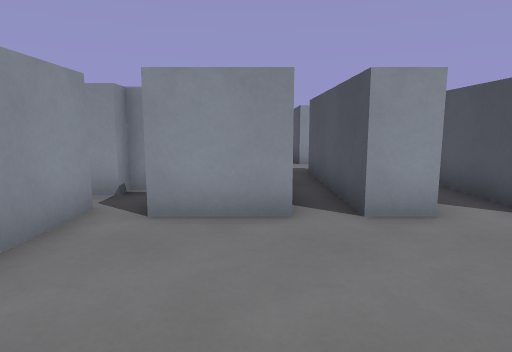
[1] (above)

22 first-person views from a walk through a level from a Godot 3-D game. The camera is 1.2 m above the floor, tilts 8° down and sees 75° across. The floor is counted in squares, 1 m on a side. Each view is taken from the middle of a square. On the plan, view 1 faces up. The plan holds only what a view shows up to about 14 squares ahead; the rest is blank. Surface patterns are stand-ins for the level's own textures.

[2]
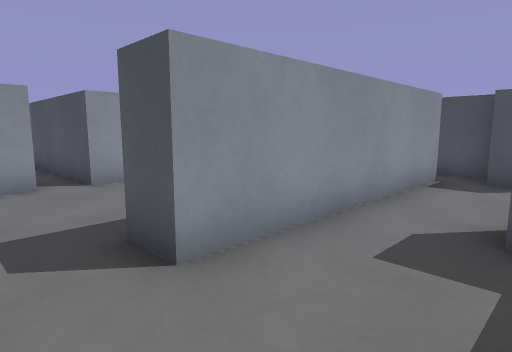

[3]
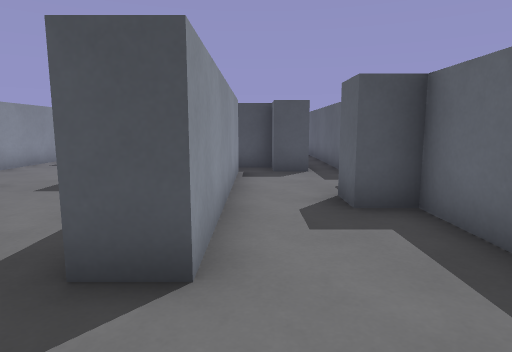

[4]
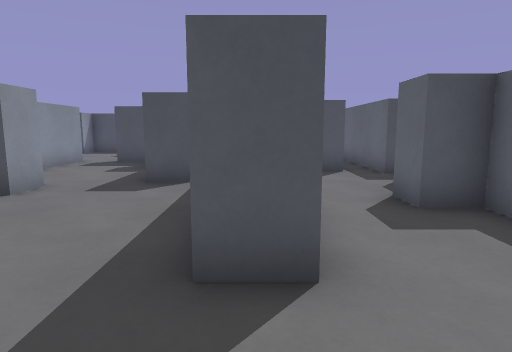

[5]
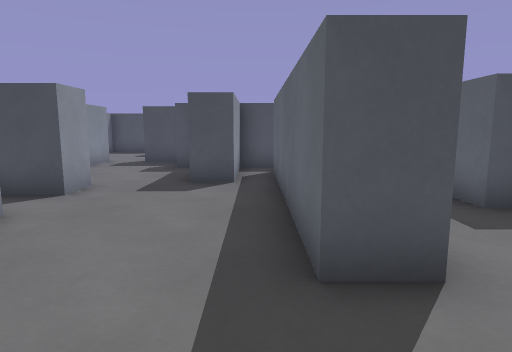

[6]
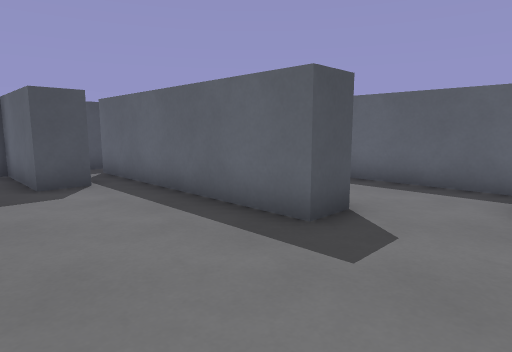

[7]
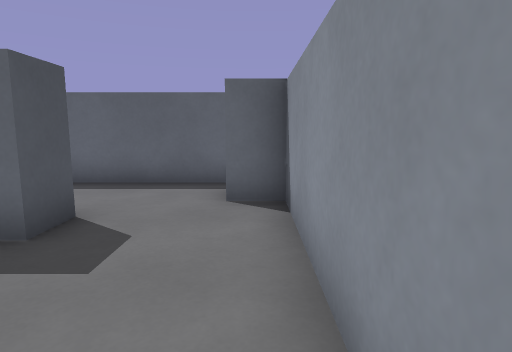

[8]
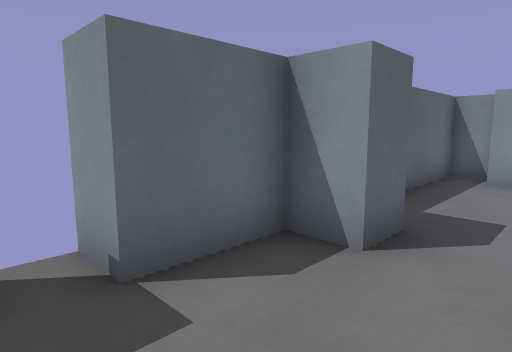

[9]
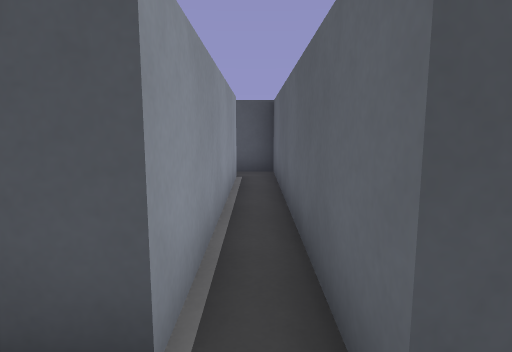

[10]
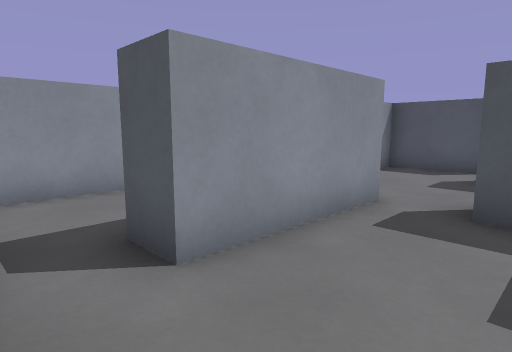

[11]
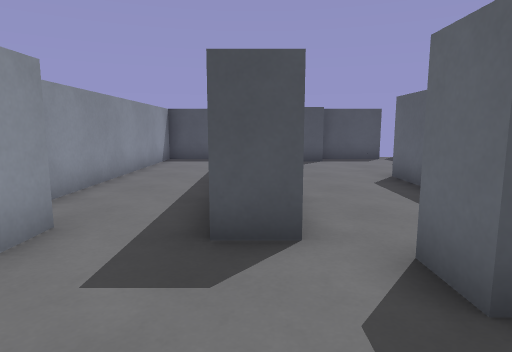

[12]
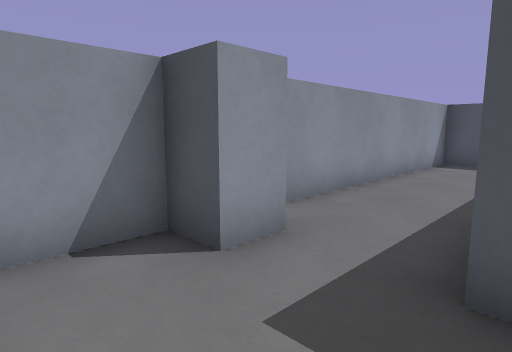

[13]
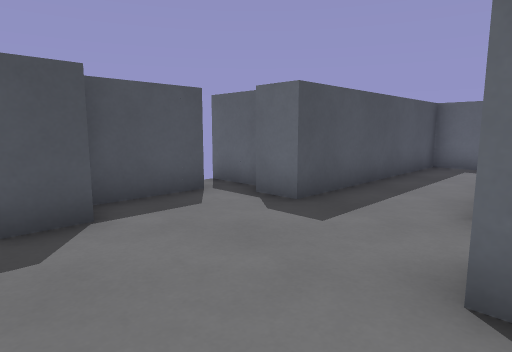

[14]
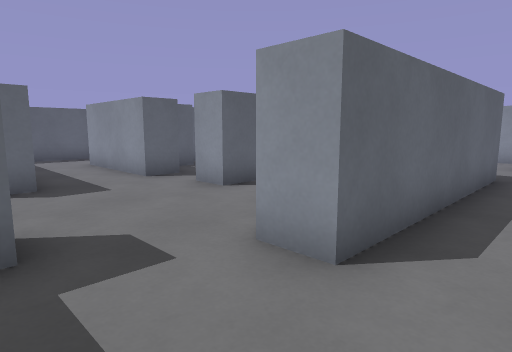

[15]
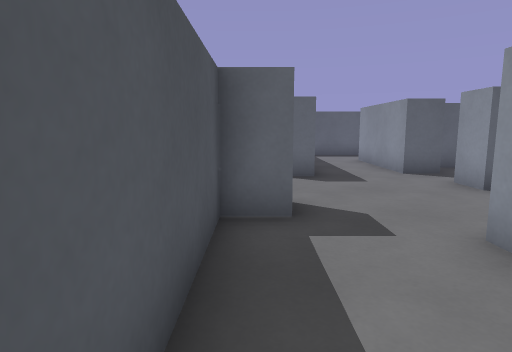

[16]
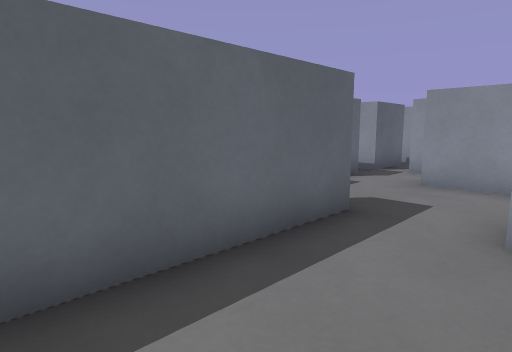

[17]
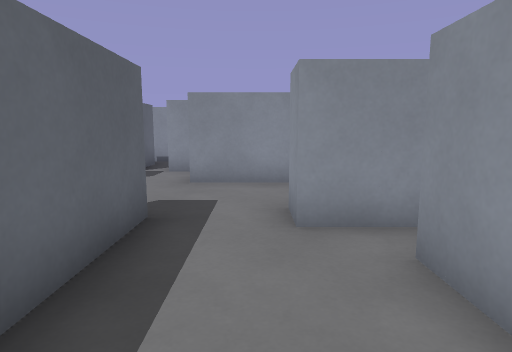

[18]
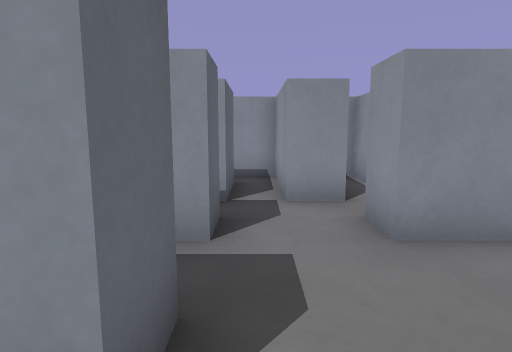

[19]
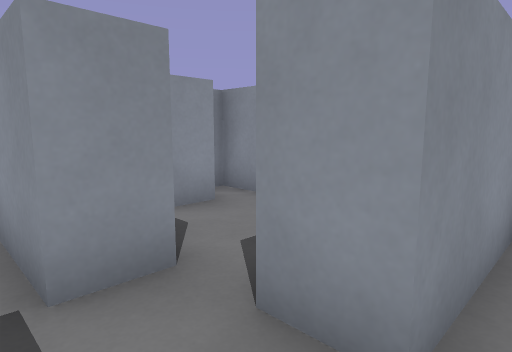

[20]
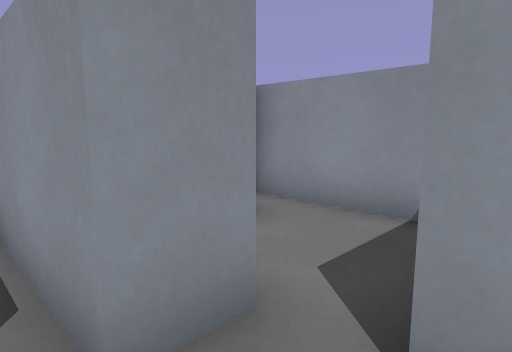

[21]
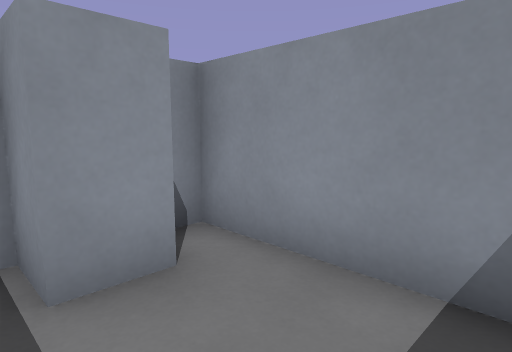

[22]
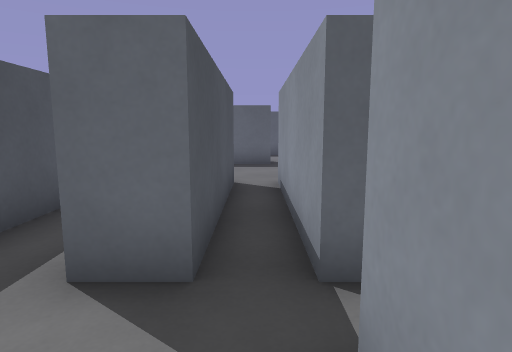

### Floor plan
Ten units are one square. View 1 is at (0, 0); x grows to the right and y downward. Boxes are objects, and circles mark ways between rooms. Rooms are numbered by the first view taken in them; rooms with no view inside come last. Other rooms are left out.
<svg viewBox="-30 -156 200 201">
<path fill="none" stroke="#000" d="M26 -45 15 -45M50 -45 40 -45M5 -45 -15 -45M76 5 5 5 5 -5 75 -5M81 -15 55 -15 55 -25M-15 20 -15 25M69 35 145 35M-25 26 -25 35 30 35 30 25 40 25 40 35 60 35M-25 -50 -25 15 -15 15M145 25 75 25 75 15 85 15 85 -5M5 -116 5 -105 -15 -105M25 -115 15 -115 15 -134M-16 -95 5 -95 5 -45M8 -145 -25 -145 -25 -140M-15 -136 -15 -125 -25 -125M15 -45 15 -95 25 -95M55 -104 55 -115 125 -115 125 -105M60 -151 60 -135 50 -135 50 -145 34 -145M145 -95 155 -95 155 -145 70 -145M25 -141 25 -115M25 -95 25 -91M40 -45 40 -95 50 -95M100 -50 110 -50 110 -10M90 -75 105 -75 105 -65 95 -65M150 -50 165 -50M145 -84 145 -95M155 -59 155 -85 149 -85M65 -65 65 -75M79 -105 58 -105M50 -95 50 -91M101 15 135 15 135 -55 145 -55M55 -25 85 -25 85 -35 92 -35M95 -65 65 -65M100 -38 100 -50M85 -5 85 -15"/>
<circle cx="10" cy="-50" r="3" fill="#2a7"/>
<circle cx="30" cy="-50" r="3" fill="#2a7"/>
<circle cx="60" cy="-35" r="3" fill="#2a7"/>
<circle cx="65" cy="-10" r="3" fill="#2a7"/>
<circle cx="80" cy="0" r="3" fill="#2a7"/>
<circle cx="20" cy="-105" r="3" fill="#2a7"/>
<circle cx="135" cy="-100" r="3" fill="#2a7"/>
<circle cx="50" cy="-100" r="3" fill="#2a7"/>
<circle cx="100" cy="-60" r="3" fill="#2a7"/>
<circle cx="60" cy="-70" r="3" fill="#2a7"/>
<text x="30" y="-10">1</text>
<text x="10" y="-110">2</text>
<text x="90" y="-120">3</text>
<text x="110" y="-60">4</text>
<text x="70" y="-50">5</text>
<text x="80" y="-10">6</text>
</svg>
Room 1 opens to room 2. Room 1 opens to room 3. Room 1 opens to room 5. Room 1 opens to room 6. Room 2 opens to room 3. Room 3 opens to room 4. Room 4 opens to room 5.

Where each view was taken, in squares from view 1:
view 1: 0 up, 0 right, facing up
view 2: 3 down, 1 left, facing up-right
view 3: 1 down, 2 left, facing right
view 4: 0 up, 2 left, facing right
view 5: 1 up, 2 left, facing right
view 6: 4 up, 2 left, facing down-right
view 7: 4 up, 2 left, facing down
view 8: 1 down, 7 right, facing down-left
view 9: 3 down, 6 right, facing right
view 10: 4 up, 5 right, facing up-right
view 11: 11 up, 2 right, facing right
view 12: 11 up, 3 right, facing up-right
view 13: 10 up, 10 right, facing down-right
view 14: 13 up, 15 right, facing down-left
view 15: 14 up, 15 right, facing down
view 16: 14 up, 10 right, facing down-left
view 17: 13 up, 10 right, facing left
view 18: 10 up, 6 right, facing left
view 19: 10 up, 3 right, facing up-left
view 20: 10 up, 2 right, facing up-left
view 21: 12 up, 1 right, facing up-left
view 22: 12 up, 1 right, facing down
